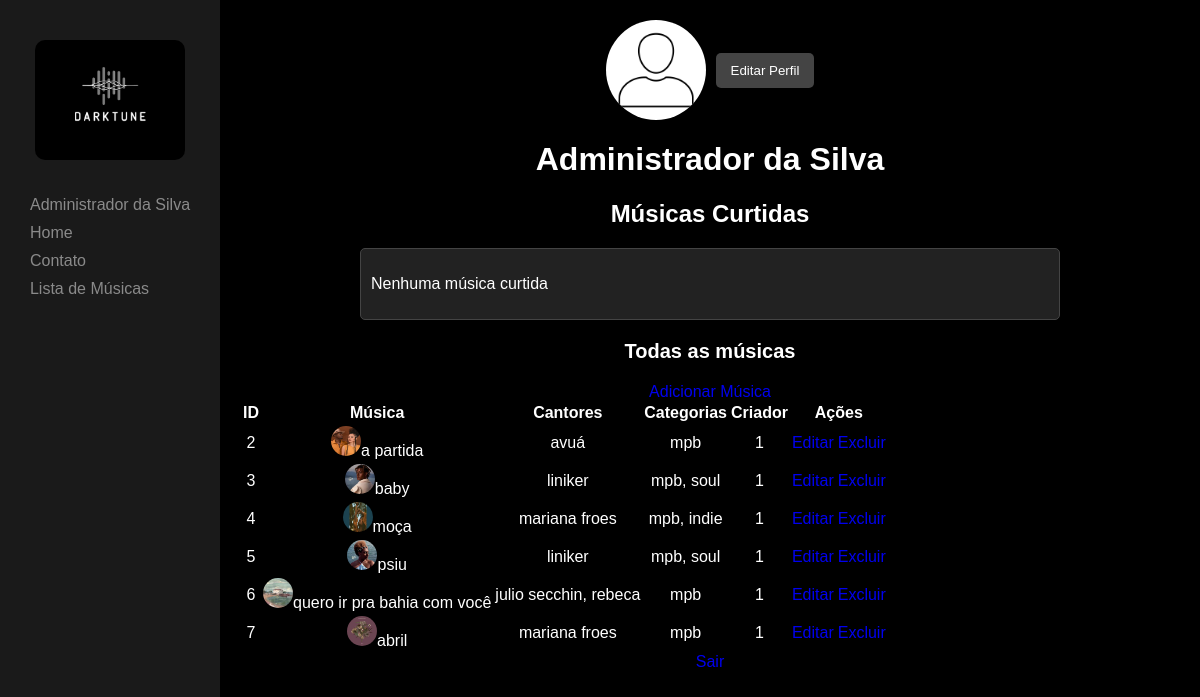
The app's page /paginas/conta (signed in) with its own data.
### app/models/UsuariosModel.py (models this page shows, shortened)
class UsuariosModel(Base):
    __tablename__ = "usuarios"
    id_usuario = Column(Integer, primary_key=True)
    nome = Column(String(100), nullable=False)
    email = Column(String(100), nullable=False)
    senha = Column(String(255), nullable=False)
    nivel = Column(String(20), nullable=False)
    url_foto_perfil = Column(String(255), nullable=True)
    curtida = relationship('CurtidasModel', back_populates='usuario')
    musicas = relationship('MusicasModel', back_populates='usuario')
    contatos_usuarios = relationship('ContatosUsuariosModel')
    def to_dict(self)->Dict[str,int]:
        return{
            "id":self.id_usuario,
            "nome": self.nome,
            "email": self.email,
            "senha": self.senha
        }

### app/models/MusicasModel.py (models this page shows, shortened)
class MusicasModel(Base):
    __tablename__ = "musicas"
    id_musica = Column(Integer, primary_key=True)
    nome_musica = Column(String(150), nullable=False)
    url_imagem = Column(String(255), nullable=False)
    url_audio = Column(String(255), nullable=False)
    fk_id_usuario = Column(Integer, ForeignKey("usuarios.id_usuario"), nullable=False)
    usuario = relationship("UsuariosModel", back_populates="musicas")
    musicas_categorias = relationship("MusicasCategoriasModel", back_populates="musica", cascade="all, delete-orphan")
    curtida = relationship("CurtidasModel", cascade="all, delete-orphan")
    cantor_musica = relationship("CantoresMusicasModel", cascade="all, delete-orphan")
    def to_dict(self) -> Dict[str, int]:
        return {
            "id": self.id_musica,
            "nome": self.nome_musica,
            "url_imagem": self.url_imagem,
            "url_audio": self.url_audio,
            "id_usuario": self.fk_id_usuario,
        }

### app/routes/paginasRoute.py (the view, shortened to what this page needs)
@paginas_bp.route("/conta")
@UsuarioMiddleware.verificar_login
def conta():
    dados_usuario = UsuarioController().capturar_dados_do_usuario()
    curtidas = CurtidaController().buscar_minhas_curtidas()
    if session.get("nivel") != "admin":
        return render_template("conta.html", dados=dados_usuario, curtidas=curtidas)
    else:
        musicas_adicionadas = MusicaController().capturar_todas_as_musicas()
        return render_template(
            "conta.html",
            dados=dados_usuario,
            curtidas=curtidas,
            musicas_adicionadas=musicas_adicionadas,
        )

### app/controllers/UsuarioController.py (called while the page is built)
    def capturar_dados_do_usuario(self):
        try:
            id_usuario = session["usuario"]
            usuario = (
                app.session.query(UsuariosModel)
                .filter_by(id_usuario=id_usuario)
                .first()
            )
            usuario = usuario.to_dict()
            return usuario
        except Exception as erro:
            raise erro

### app/templates/conta.html (shortened to what this page needs)
<!DOCTYPE html>
<html lang="pt-br">
  <head>
    <link
      rel="stylesheet"
      href="{{url_for('static', filename='css/perfil/perfil.css')}}"
    />
    <link
      rel="stylesheet"
      href="{{url_for('static', filename='css/mensagens.css')}}"
    />
    <link rel="stylesheet" href="{{url_for('static', filename='css/navbar.css')}}">
  </head>
  <body>
    <div class="sidebar">
      <div class="logo">
        <img src="{{url_for('static', filename='imagens/logo.png')}}" alt="Logo Darktune">
      </div>
      <nav>
        <ul>
          <li>
            <a href="{{url_for('paginas.musicas')}}"><a href="{{url_for('paginas.conta')}}" class="user-button">
            {% if session['nome'] %}
              {{session['nome']}}
            {% else %}
              Conta
            {% endif %}
          </a>
        </li>
          <li><a href="{{url_for('paginas.home')}}">Home</a></li>
          <li><a href="{{url_for('paginas.contato')}}">Contato</a></li>
          <li><a href="{{url_for('paginas.musicas')}}">Lista de Músicas</a></li>
        </ul>
      </nav>
    </div>
    <div class="content">
      <div id="profile-section" class="section">
        <div class="profile-container">
          <img
            src="{{url_for('static', filename='imagens/perfil.png')}}"
            alt="Imagem do usuário"
            class="profile-img"
          />
          <button class="edit-button" onclick="showEditSection()">
            Editar Perfil
          </button>
        </div>
        <h1>{{dados['nome']}}</h1>
        <h2>Músicas Curtidas</h2>
        <ul class="songs-list">
          {% if curtidas %} {% for curtida in curtidas%}
          <li>
            <img
              src="{{url_for('static', filename='uploads/imagens/'+curtida['imagem'])}}"
              alt="Imagem do álbum"
              class="album-img"
            />
            <div class="song-info">
              <span class="song-title">{{curtida['nome_musica']}}</span>
              <span class="song-artist"
                >{{curtida['cantores'] | join(', ')}}</span
              >
            </div>
            <div class="buttons">
              <a
                class="heart-button"
                href="{{url_for('musicas.descurtir_musica', id=curtida['id'])}}"
                >♡</a
              >
              <a
                class="play-button"
                href="{{url_for('paginas.musica', id=curtida['musica_id'])}}"
                >▶</a
              >
            </div>
          </li>
          {% endfor %} {% else %}
          <li>
            <p>Nenhuma música curtida</p>
          </li>
          {% endif %}
        </ul>
        {% if musicas_adicionadas %}
        <h2 class="titulo_musicas" >Todas as músicas</h2>
        <a href="{{url_for('paginas.cadastro_musica')}}" class="btn_adicionar_musicas">Adicionar Música</a>
        <table>
          <thead>
            <tr>
              <th>ID</th>
              <th>Música</th>
              <th>Cantores</th>
              <th>Categorias</th>
              <th>Criador</th>
              <th colspan="2">Ações</th>
            </tr>
          </thead>
          <tbody>
            {% for musica in musicas_adicionadas[0] %}
            <tr>
              <td>{{musica['id']}}</td>
              <td>
                <img
                  style="width: 30px; height: 30px; border-radius: 100px"
                  src="{{url_for('static', filename='uploads/imagens/'+musica['url_imagem'])}}"
                  alt="{{musica['nome']}}"
                />{{musica['nome']}}
              </td>
              <td>{{musica['cantores'] | join(', ')}}</td>
              <td>{{musica['categorias'] | join(', ')}}</td>
              <td>{{musica['id_usuario']}}</td>
              <td><a href="{{url_for('formularios.form_editar_musica', id=musica['id'])}}">Editar</a></td>
              <td><a href="{{url_for('musicas.excluir_musica', id=musica['id'])}}">Excluir</a></td>
            </tr>
            {% endfor %}
          </tbody>
        </table>
        {% elif erro %}
        <p>{{erro[0]}}</p>
        <a href="{{url_for('paginas.cadastro_musica')}}">Adicionar Música</a>
        {% endif %}
      </div>
      <a href="{{url_for('usuarios.deslogar_usuario')}}">Sair</a>
    </div>
  </body>
</html>

### app/static/css/perfil/perfil.css (style rules this page uses)
body { margin: 0; font-family: 'Arial', sans-serif; background-color: #000000; color: #FFFFFF; }
.logo { width: 150px; height: 120px; margin: 20px 0; }
.logo img { width: 100%; height: 100%; object-fit: cover; border-radius: 10px; }
.content { margin-left: 220px; padding: 20px; display: flex; flex-direction: column; align-items: center; }
.section { text-align: center; width: 100%; }
.profile-container { display: flex; align-items: center; justify-content: center; margin-bottom: 20px; }
.profile-img { width: 100px; height: 100px; border-radius: 50%; background-color: #FFFFFF; text-align: center; margin-right: 10px; }
.edit-button { background-color: #444444; border: none; color: white; padding: 10px 15px; cursor: pointer; border-radius: 5px; }
.songs-list { list-style: none; padding: 0; width: 100%; max-width: 700px; margin: 20px auto; }
.songs-list li { margin: 10px 0; padding: 10px; background-color: #222222; border: 1px solid #444444; border-radius: 5px; display: flex; align-items: center; }
.titulo_musicas { font-size: 20px; margin-bottom: 20px; }

### app/static/css/navbar.css (style rules this page uses)
.sidebar { width: 220px; height: 100vh; background-color: #1a1a1a; position: fixed; top: 0; left: 0; display: flex; flex-direction: column; align-items: center; padding: 20px 0; box-shadow: 2px 0 10px rgba(0, 0, 0, 0.7); }
nav ul { list-style-type: none; padding: 0; }
nav ul li { margin: 10px 0; }
nav ul li a { color: #8a8a8a; text-decoration: none; }
a { text-decoration: none; }

### records on screen
UsuariosModel: nome "Administrador da Silva"
MusicasModel: id "2", shows a picture, nome "a partida", cantores "avuá", categorias "mpb", id_usuario "1"
MusicasModel: id "3", nome (picture), nome "baby", cantores "liniker", categorias "mpb, soul", id_usuario "1"
MusicasModel: id "4", shows a picture, nome "moça", cantores "mariana froes", categorias "mpb, indie", id_usuario "1"
MusicasModel: id "5", nome (picture), nome "psiu", cantores "liniker", categorias "mpb, soul", id_usuario "1"
MusicasModel: id "6", shows a picture, nome "quero ir pra bahia com você", cantores "julio secchin, rebeca", categorias "mpb", id_usuario "1"
MusicasModel: id "7", nome (picture), nome "abril", cantores "mariana froes", categorias "mpb", id_usuario "1"
